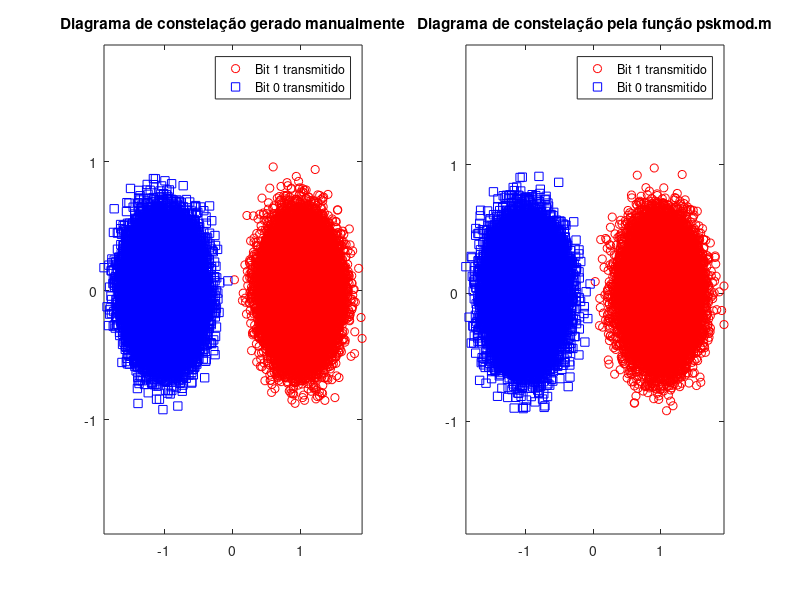

This figure's MATLAB source: (Note: this script raises an error after producing the figure.)
EbN0_dB = 10;                                          % Eb/N0 de entrada
Ns = 10^5;                                             % Número de símbolos simulados
% Sinal BPSK gerado manualmente
bits = rand(1,Ns) > 0.5;                               % Gera 0s e 1s com mesma probabilidade
simbolo = 2*bits-1;                                    % Modulação BPSK: 0 -> -1; 1 -> 1 
sigmaRuido = 10^(-EbN0_dB/(2*10));                     % Desvio padrão do ruído AWGN 
n = sigmaRuido/sqrt(2)*[randn(1,Ns) + j*randn(1,Ns)];  % Amostras do ruído AWGN
y = simbolo + n;                                       % Sinal ruidoso
% Gráficos
fig = figure;
subplot(1,2,1);
plot(y(find(real(y)>0)),'ro');
hold on;
plot(y(find(real(y)<=0)),'bs')
title('Diagrama de constelação gerado manualmente');
legend('Bit 1 transmitido','Bit 0 transmitido');
minAx = min([real(y) imag(y)]);
maxAx = max([real(y) imag(y)]);
axis([minAx maxAx minAx maxAx]);
% Sinal M-PSK gerado pela função pskmod
M = 2;                                                 % Número de símbolo da modulação
bits2 = randi([0 M-1],Ns,1);
txSig = pskmod(bits2,M);
rxSig = awgn(txSig,EbN0_dB);
% Gráficos
subplot(1,2,2);
plot(rxSig(find(real(rxSig)>0)),'ro');
hold on;
plot(rxSig(find(real(rxSig)<=0)),'bs')
title('Diagrama de constelação pela função pskmod.m');
legend('Bit 1 transmitido','Bit 0 transmitido');
minAx = min([real(rxSig)' imag(rxSig)']);
maxAx = max([real(rxSig)' imag(rxSig)']);
axis([minAx maxAx minAx maxAx]);
fig.PaperUnits = 'inches';
fig.PaperPosition = [0 0 12 6];
clear all;
